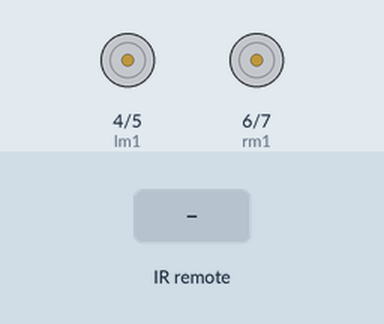
Recording of a sketch running on a simulated Arduino Uno, built with avr-gcc and run on an emulated ATmega328P. On the bench: motor-driver pin pairs drawn as motors (green arrow = first pin HIGH = forward, orange = second pin HIGH = backward, longer = more drive). The test bench sets the inputs (shaded band).

Above: at 1.2 s.
1.3 s: infrared code 0xFF58A7 received
At 2.5 s:
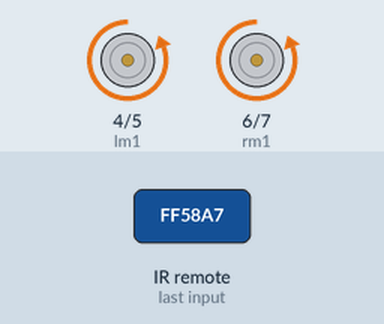
2.8 s: infrared code 0xFF708F received
At 3.7 s:
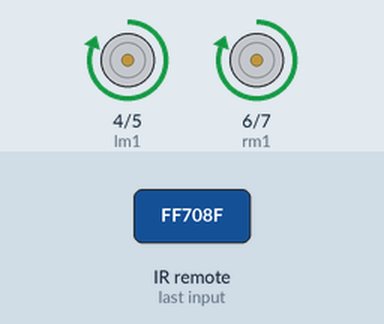
4.3 s: infrared code 0xFF50AF received
At 4.8 s:
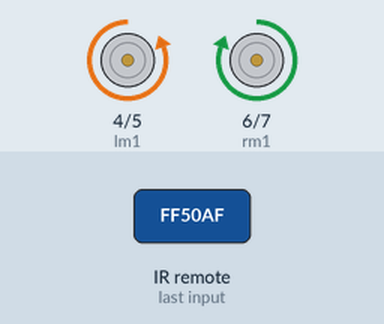
5.8 s: infrared code 0xFF7887 received
At 7.0 s:
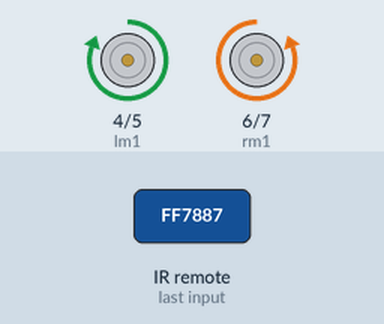
7.3 s: infrared code 0xFFA05F received
At 8.3 s:
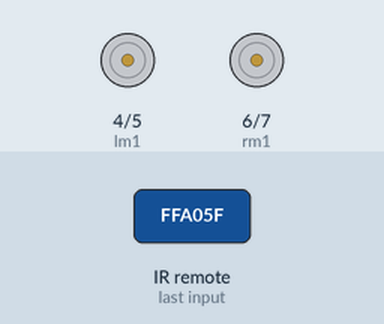
Timing chart, 0 to 9.8 s (numbered marks = the images above; inputs shaded):
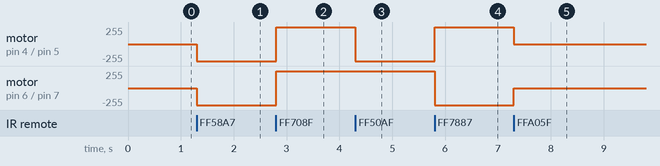

Measured:
- after the input at 1.3 s, motor on pin 4 (lm1) / pin 5 (lm2), motor on pin 6 (rm1) / pin 7 (rm2): stopped → backward 255/255 at once
- after the input at 2.8 s, motor on pin 4 (lm1) / pin 5 (lm2), motor on pin 6 (rm1) / pin 7 (rm2): backward 255/255 → forward 255/255 at once
- after the input at 4.3 s, motor on pin 4 (lm1) / pin 5 (lm2): forward 255/255 → backward 255/255 at once
- after the input at 5.8 s, motor on pin 4 (lm1) / pin 5 (lm2): backward 255/255 → forward 255/255 at once; motor on pin 6 (rm1) / pin 7 (rm2): forward 255/255 → backward 255/255 at once
- after the input at 7.3 s, motor on pin 4 (lm1) / pin 5 (lm2): forward 255/255 → stopped at once; motor on pin 6 (rm1) / pin 7 (rm2): backward 255/255 → stopped at once

The sketch:

techtronix_task.ino
```cpp
#include <IRremote.h>  //including IRremote library file

int ir = 12; //connecting data pin of reciever to pin 12 of arduino
IRrecv recieve(ir);
decode_results code;
int lm1 = 4; //left motor pin 1
int lm2 = 5; //left motor pin 2
int rm1 = 6; //right motor pin 1
int rm2 = 7; //right motor pin 2

void setup() {
  recieve.enableIRIn();
  pinMode(lm1,OUTPUT);
  pinMode(lm2,OUTPUT);
  pinMode(rm1,OUTPUT);
  pinMode(rm2,OUTPUT);
}

void loop() {
  if(recieve.decode(&code)){
    switch(code.value){
      //BACK
      case 0xFF58A7: digitalWrite(lm1,LOW);
                     digitalWrite(lm2,HIGH);
                     digitalWrite(rm1,LOW);
                     digitalWrite(rm2,HIGH);
                     break;
      //FORWARD
      case 0xFF708F: digitalWrite(lm2,LOW);
                     digitalWrite(lm1,HIGH);
                     digitalWrite(rm2,LOW);
                     digitalWrite(rm1,HIGH);
                     break;
      //LEFT
      case 0xFF50AF: digitalWrite(lm1,LOW);
                     digitalWrite(lm2,HIGH);
                     digitalWrite(rm2,LOW);
                     digitalWrite(rm1,HIGH);
                     break;
      //RIGHT
      case 0xFF7887: digitalWrite(lm2,LOW);
                     digitalWrite(lm1,HIGH);
                     digitalWrite(rm1,LOW);
                     digitalWrite(rm2,HIGH);
                     break;
      //STOP
      case 0xFFA05F: digitalWrite(lm1,LOW);
                     digitalWrite(lm2,LOW);
                     digitalWrite(rm1,LOW);
                     digitalWrite(rm2,LOW);
                     break;
    }
    recieve.resume();  //ready to recieve next code
  }
}
```
